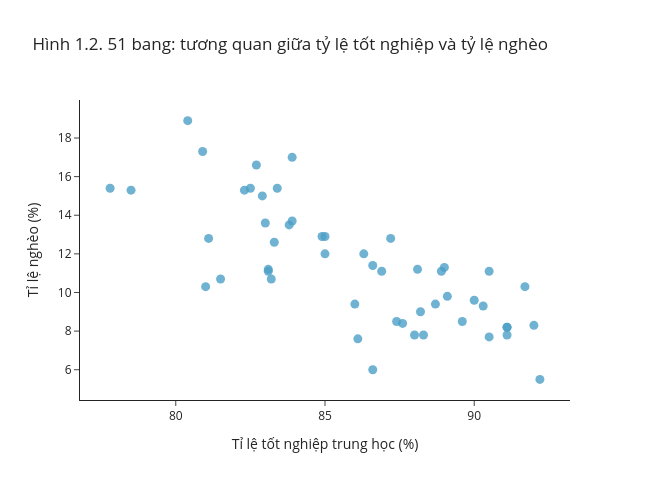

The notebook cell this image was saved under:
### Markdown cell above
Ở dữ liệu thật (trái), đi từ khung xanh sang khung đỏ, phân phối tỉ lệ tốt nghiệp trượt xuống. Các bang nghèo ít có tỉ lệ tốt nghiệp phần lớn trong khoảng 87–91%; các bang nghèo nhiều phần lớn chỉ trong khoảng 80–83%. Ở dữ liệu xáo trộn (phải), hai phân phối gần như chồng lên nhau: không có mối liên hệ.

Khi đọc một biểu đồ phân tán, hỏi bốn câu:

1. **Hướng:** dương hay âm?
2. **Dạng:** tuyến tính hay phi tuyến?
3. **Độ mạnh:** các điểm bám sát một cấu trúc đến mức nào?
4. **Quan sát ngoại lai:** có điểm nào khác hẳn đám mây dữ liệu không?

Một con số tóm tắt chỉ có nghĩa sau khi đã nhìn cấu trúc dữ liệu.

### 1.2 Tỉ lệ nghèo và tỉ lệ tốt nghiệp

Từ đây trở đi, theo cách trình bày của OpenIntro, coi `Poverty` là **biến phụ thuộc** (response, trục tung) và `Graduates` là **biến giải thích** (explanatory variable, trục hoành). Chọn biến phụ thuộc là chọn câu hỏi: ở đây ta hỏi tỉ lệ nghèo thay đổi thế nào theo tỉ lệ tốt nghiệp.

<!-- branch-plot-instructions:start -->

**Đọc code vẽ bằng Plotly.** Plotly Express lấy tên cột từ data frame để tạo các trace; dùng rê chuột để đọc giá trị từng quan sát. Thử đổi thuộc tính hiển thị trong trace hoặc layout, rồi chạy lại ô; giữ dữ liệu để so sánh.

<!-- branch-plot-instructions:end -->

### Code cell
# Rê chuột lên một điểm để xem tên bang
fig = px.scatter(poverty, x="Graduates", y="Poverty", hover_name="State",
                 labels={"Graduates": "Tỉ lệ tốt nghiệp trung học (%)", "Poverty": "Tỉ lệ nghèo (%)"},
                 title="Hình 1.2. 51 bang: tương quan giữa tỷ lệ tốt nghiệp và tỷ lệ nghèo", width=650, height=480)
fig.update_traces(marker=dict(size=9, color="#4C9FC7", opacity=0.8))
fig.show()

### Figure 1 — Plotly figure (JSON) as saved in the notebook; plotly's stock layout.template omitted (floating-point values rounded to 4 significant figures)
{"data": [{"hovertemplate": "<b>%{hovertext}</b><br><br>Tỉ lệ tốt nghiệp trung học (%)=%{x}<br>Tỉ lệ nghèo (%)=%{y}<extra></extra>", "hovertext": ["California", "Rhode Island", "Bang 01", "Bang 02", "Bang 03", "Bang 04", "Bang 05", "Bang 06", "Bang 07", "Bang 08", "Bang 09", "Bang 10", "Bang 11", "Bang 12", "Bang 13", "Bang 14", "Bang 15", "Bang 16", "Bang 17", "Bang 18", "Bang 19", "Bang 20", "Bang 21", "Bang 22", "Bang 23", "Bang 24", "Bang 25", "Bang 26", "Bang 27", "Bang 28", "Bang 29", "Bang 30", "Bang 31", "Bang 32", "Bang 33", "Bang 34", "Bang 35", "Bang 36", "Bang 37", "Bang 38", "Bang 39", "Bang 40", "Bang 41", "Bang 42", "Bang 43", "Bang 44", "Bang 45", "Bang 46", "Bang 47", "Bang 48", "Bang 49"], "legendgroup": "", "marker": {"color": "#4C9FC7", "opacity": 0.8, "size": 9, "symbol": "circle"}, "mode": "markers", "name": "", "orientation": "v", "showlegend": false, "type": "scatter", "x": [81.1, 81.0, 91.1, 83.1, 89.1, 86.9, 87.4, 86.0, 89.6, 80.4, 81.5, 83.4, 90.5, 80.9, 83.3, 86.1, 82.3, 87.2, 88.2, 88.7, 82.5, 87.6, 77.8, 83.2, 83.1, 88.0, 82.9, 86.6, 90.3, 83.9, 88.3, 88.9, 90.5, 85.0, 91.7, 84.9, 78.5, 86.6, 92.0, 89.0, 86.3, 91.1, 83.0, 83.8, 91.1, 90.0, 82.7, 88.1, 83.9, 92.2, 85.0], "xaxis": "x", "y": [12.8, 10.3, 8.2, 11.2, 9.8, 11.1, 8.5, 9.4, 8.5, 18.9, 10.7, 15.4, 11.1, 17.3, 12.6, 7.6, 15.3, 12.8, 9.0, 9.4, 15.4, 8.4, 15.4, 10.7, 11.1, 7.8, 15.0, 11.4, 9.3, 17.0, 7.8, 11.1, 7.7, 12.9, 10.3, 12.9, 15.3, 6.0, 8.3, 11.3, 12.0, 7.8, 13.6, 13.5, 8.2, 9.6, 16.6, 11.2, 13.7, 5.5, 12.0], "yaxis": "y"}], "layout": {"height": 480, "legend": {"tracegroupgap": 0}, "title": {"text": "Hình 1.2. 51 bang: tương quan giữa tỷ lệ tốt nghiệp và tỷ lệ nghèo"}, "width": 650, "xaxis": {"anchor": "y", "domain": [0.0, 1.0], "title": {"text": "Tỉ lệ tốt nghiệp trung học (%)"}}, "yaxis": {"anchor": "x", "domain": [0.0, 1.0], "title": {"text": "Tỉ lệ nghèo (%)"}}}}
